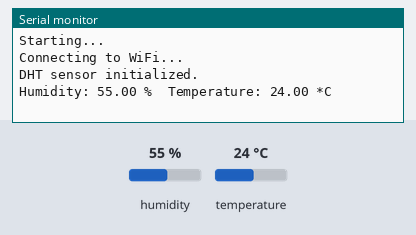
Recording of a sketch running on a simulated ESP8266 (NodeMCU). Parts: the last lines printed to the serial monitor. The inputs (shaded band) are chosen by the test bench; at power-on: humidity 55 %, temperature 24 °C. WiFi joins after 1.5 s; servers stay silent unless stated.

Above: at 1.3 s.
1.4 s: humidity set to 22 %
At 2.7 s:
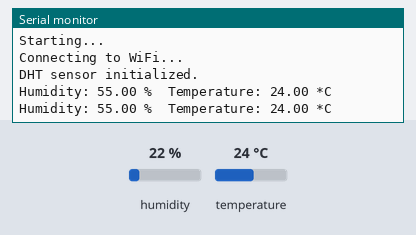
2.9 s: temperature set to 12 °C
At 3.6 s:
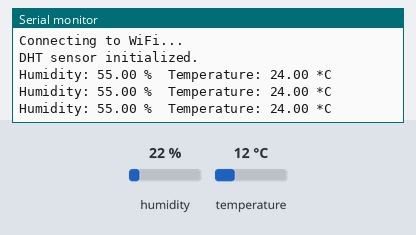
4.4 s: humidity set to 40 %
At 5.9 s:
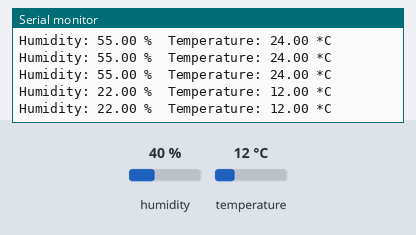
Timing chart, 0 to 7.4 s (numbered marks = the images above; inputs shaded):
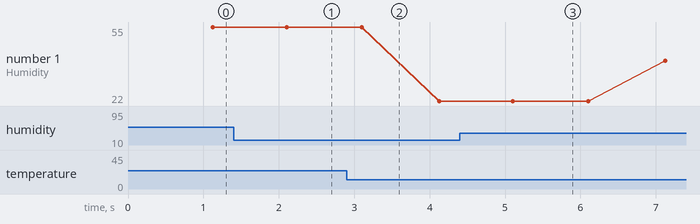

The sketch:

smart_weather_monitoring_system.ino
```cpp
#define BLYNK_TEMPLATE_ID "TMPL3A5G0q7kO"
#define BLYNK_TEMPLATE_NAME "weather"

#define BLYNK_PRINT Serial

#include <ESP8266WiFi.h>
#include <BlynkSimpleEsp8266.h>
#include <DHT.h>

// Blynk authentication token
char auth[] = "fqlTo3uJv0eAGHje7y5Mw4rMWPWdh16l"; // Replace with your Blynk auth token

// WiFi credentials
char ssid[] = "OPPO A77s";  // Replace with your WiFi SSID
char pass[] = "k6euqgyx";  // Replace with your WiFi password

// DHT sensor setup
#define DHTPIN D5
#define DHTTYPE DHT11

DHT dht(DHTPIN, DHTTYPE);
BlynkTimer timer;

void sendSensorData() {
  float h = dht.readHumidity();
  float t = dht.readTemperature();

  if (isnan(h) || isnan(t)) {
    Serial.println("Failed to read from DHT sensor!");
    return;
  }

  Blynk.virtualWrite(V1, h);
  Blynk.virtualWrite(V0, t);

  Serial.print("Humidity: ");
  Serial.print(h);
  Serial.print(" %\t");
  Serial.print("Temperature: ");
  Serial.print(t);
  Serial.println(" *C");
}

void setup() {
  Serial.begin(9600);
  delay(100);

  Serial.println("Starting...");
  WiFi.begin(ssid, pass);
  Serial.println("Connecting to WiFi...");

//  int timeout = 30;
//  while (WiFi.status() != WL_CONNECTED && timeout > 0) {
//    delay(1000);
//    Serial.print(".");
//    timeout--;
//  }

//  if (WiFi.status() == WL_CONNECTED) {
//    Serial.println("\nConnected to WiFi");
    Blynk.config(auth);
//    if (Blynk.connect()) {
//      Serial.println("Connected to Blynk server");
//    } else {
//      Serial.println("Failed to connect to Blynk server");
//    }
//  } else {
//    Serial.println("\nFailed to connect to WiFi");
//    return;
//  }

  dht.begin();
  Serial.println("DHT sensor initialized.");

  timer.setInterval(1000L, sendSensorData);
}

void loop() {
  Blynk.run();
  timer.run();
}
```

Measured:
- plotted number 1: 22 → 40 after the input at 4.4 s
